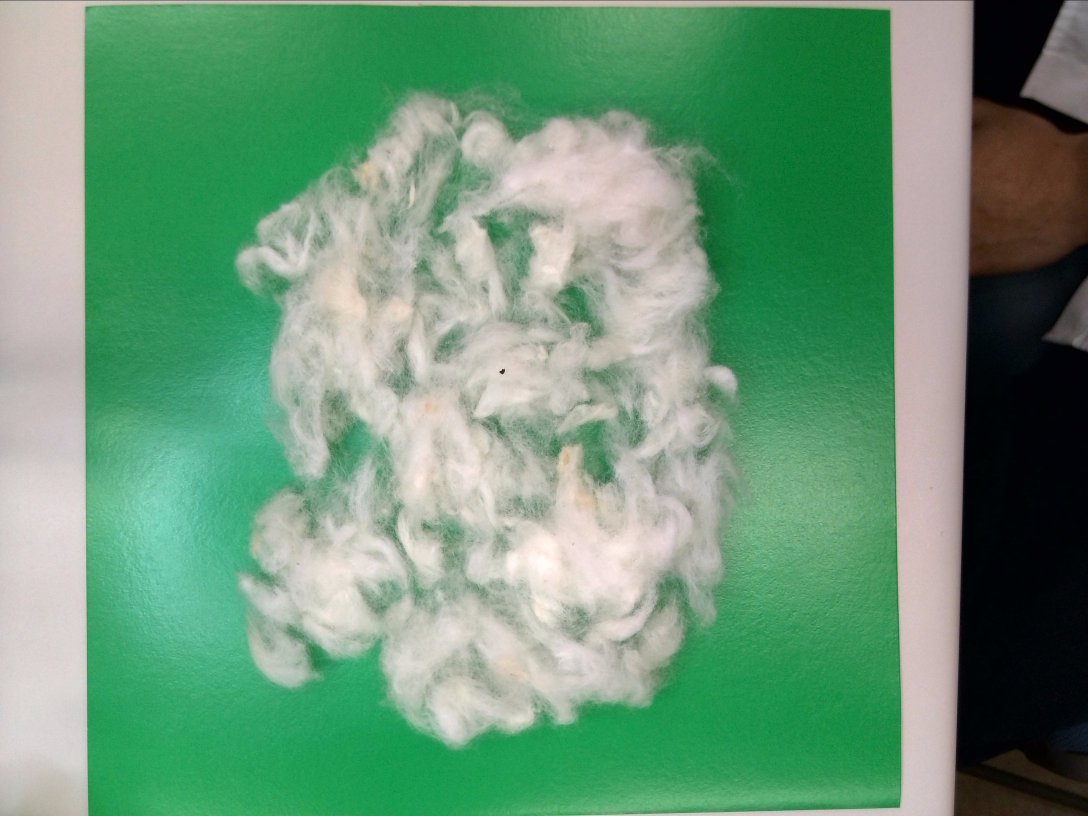
#> input picture test.jpg, 3264 x 2448 px (shown at 1/3 size)
$ jupyter execute gomitori-cut.ipynb
#> lines starting #> are read from the running program, lines starting #| are printed output that depends on the picture
[cell 1]
import matplotlib.pyplot as plt
import cv2

# 画像を読み込む
img = cv2.imread("test.jpg")
#> img is the input picture: shape (2448, 3264, 3); mean B, G, R 120.2, 151.1, 107.5


# 画像の一部を切り取る
im2 = img[0:3000, 250:2700]
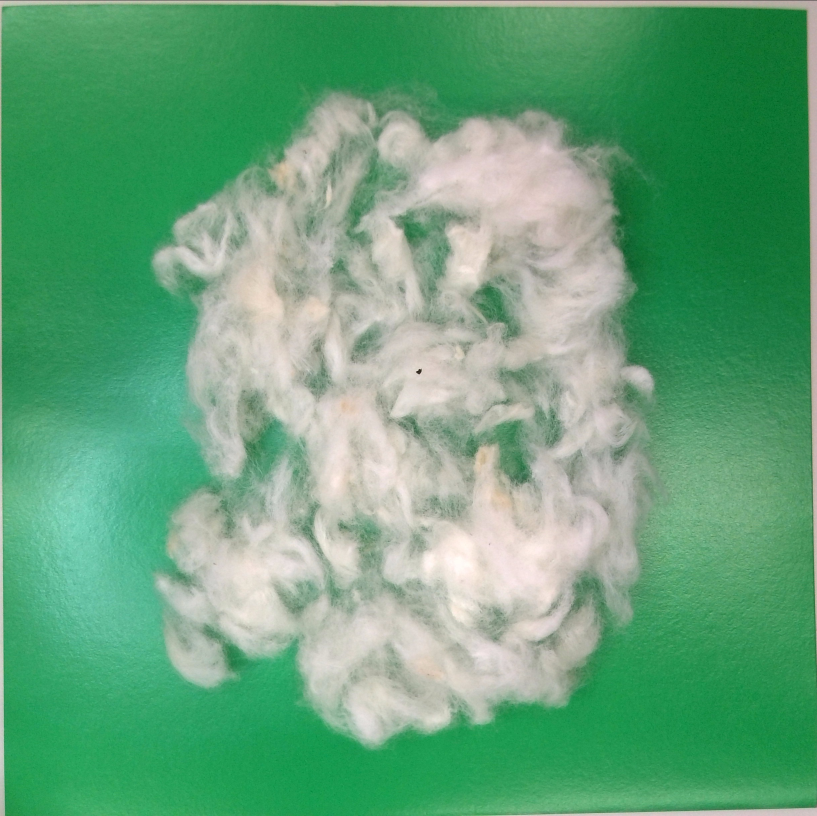
#> im2: shape (2448, 2450, 3) (shown at 1/3 size); mean B, G, R 123.6, 164.2, 103.1
# 画像をリサイズ
#im2 = cv2.resize(im2, (400, 400))
# リサイズした画像を保存
cv2.imwrite("cut-resize.png", im2)

# 画像のサイズを1/4に縮小する
image = cv2.resize(im2, (0, 0), fx=0.25, fy=0.25)
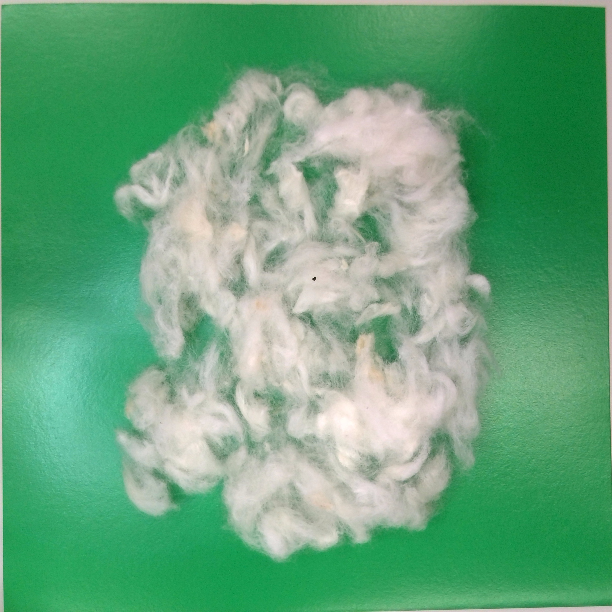
#> image: shape (612, 612, 3); mean B, G, R 123.8, 164.4, 103.3

cv2.imshow('Original Image', image)
cv2.waitKey(0)
cv2.destroyAllWindows()

$ run again, with 1_10.jpg copied over test.jpg
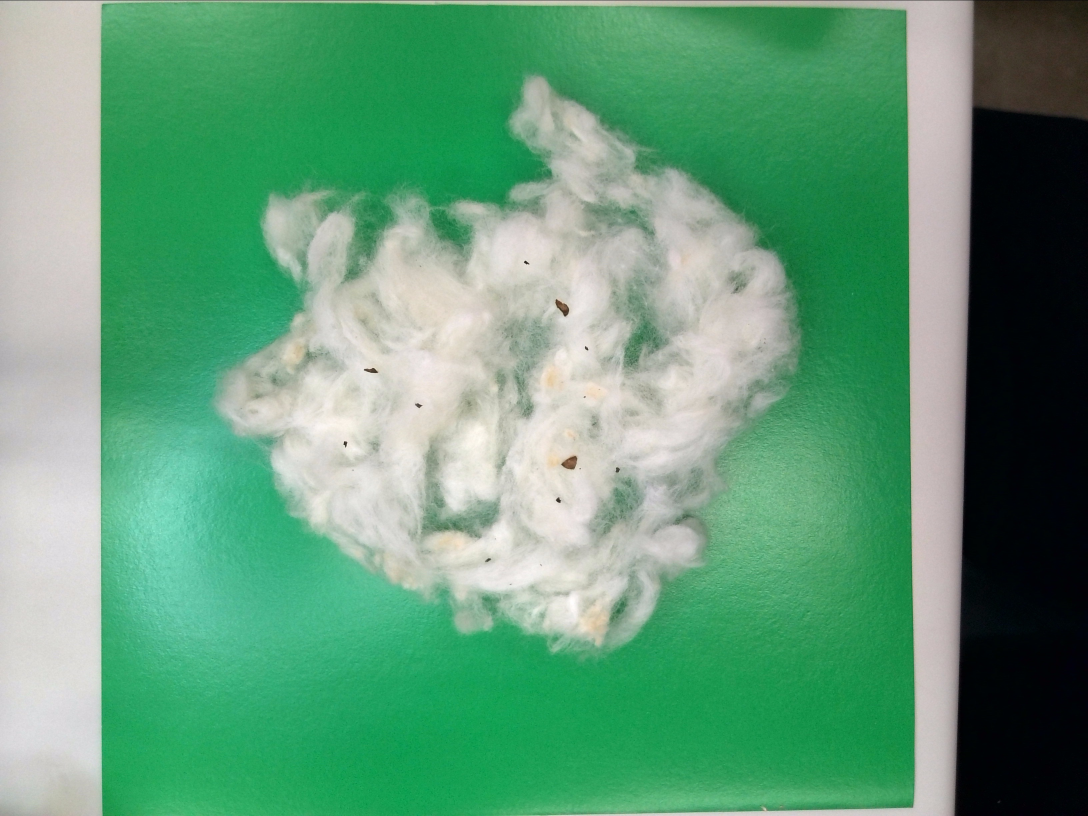
#> input picture 1_10.jpg, 3264 x 2448 px (shown at 1/3 size)
#> img is the input picture: shape (2448, 3264, 3); mean B, G, R 121, 155.1, 98.9
#> `im2 = img[0:3000, 250:2700]`:
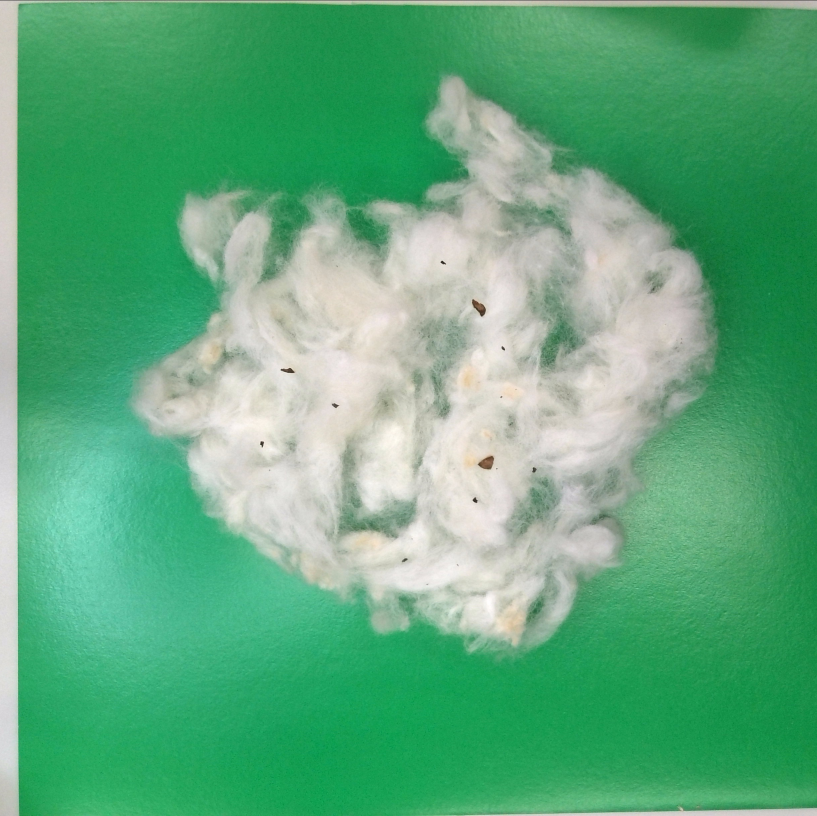
#> im2: shape (2448, 2450, 3) (shown at 1/3 size); mean B, G, R 126.1, 170.6, 96.2
#> `image = cv2.resize(im2, (0, 0), fx=0.25, fy=0.25)`:
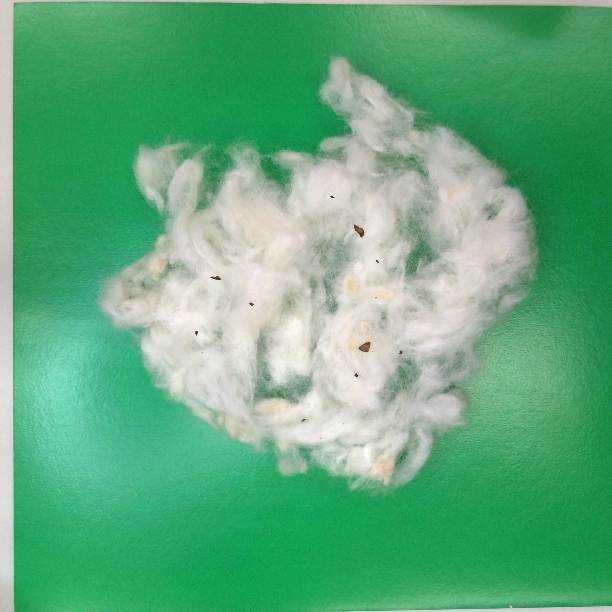
#> image: shape (612, 612, 3); mean B, G, R 126.3, 170.8, 96.4
